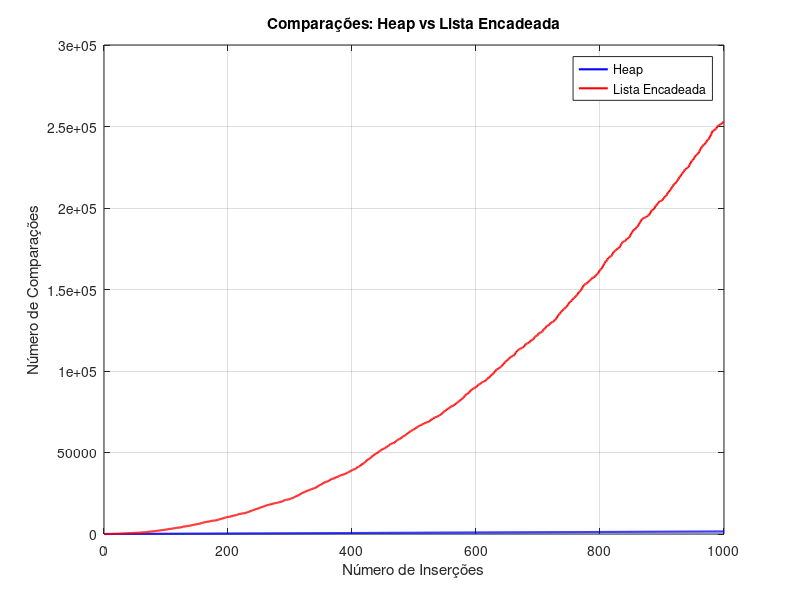

Here is the MATLAB script that generated this plot:
% Carrega os dados do arquivo
dados = load('valores.txt');

% Separa as colunas
n = dados(:,1);        % número de inserções
heap = dados(:,2);     % comparações na heap
lista = dados(:,3);    % comparações na lista encadeada

% Plotagem dos dados
figure;
plot(n, heap, 'b', 'LineWidth', 1.5); hold on;
plot(n, lista, 'r', 'LineWidth', 1.5);
legend('Heap', 'Lista Encadeada');
xlabel('Número de Inserções');
ylabel('Número de Comparações');
title('Comparações: Heap vs Lista Encadeada');
grid on;
